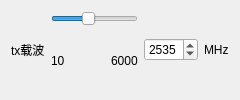
               <widget class="QWidget" name="tx_carrier_freq_parent_widget" native="true">
                <layout class="QHBoxLayout" name="horizontalLayout_28">
                 <item>
                  <widget class="QLabel" name="label_30">
                   <property name="text">
                    <string>tx载波</string>
                   </property>
                  </widget>
                 </item>
                 <item>
                  <layout class="QVBoxLayout" name="verticalLayout_9">
                   <item>
                    <widget class="QSlider" name="tx_carrier_freq_slider">
                     <property name="minimum">
                      <number>10</number>
                     </property>
                     <property name="maximum">
                      <number>6000</number>
                     </property>
                     <property name="value">
                      <number>2535</number>
                     </property>
                     <property name="orientation">
                      <enum>Qt::Horizontal</enum>
                     </property>
                    </widget>
                   </item>
                   <item>
                    <layout class="QHBoxLayout" name="horizontalLayout_27">
                     <item>
                      <widget class="QLabel" name="label_31">
                       <property name="text">
                        <string>10</string>
                       </property>
                      </widget>
                     </item>
                     <item>
                      <spacer name="horizontalSpacer_6">
                       <property name="orientation">
                        <enum>Qt::Horizontal</enum>
                       </property>
                       <property name="sizeHint" stdset="0">
                        <size>
                         <width>40</width>
                         <height>20</height>
                        </size>
                       </property>
                      </spacer>
                     </item>
                     <item>
                      <widget class="QLabel" name="label_33">
                       <property name="text">
                        <string>6000</string>
                       </property>
                      </widget>
                     </item>
                    </layout>
                   </item>
                  </layout>
                 </item>
                 <item>
                  <widget class="QSpinBox" name="tx_carrier_freq_spin_box">
                   <property name="minimum">
                    <number>10</number>
                   </property>
                   <property name="maximum">
                    <number>6000</number>
                   </property>
                   <property name="value">
                    <number>2535</number>
                   </property>
                  </widget>
                 </item>
                 <item>
                  <widget class="QLabel" name="label_32">
                   <property name="text">
                    <string>MHz</string>
                   </property>
                  </widget>
                 </item>
                </layout>
               </widget>
